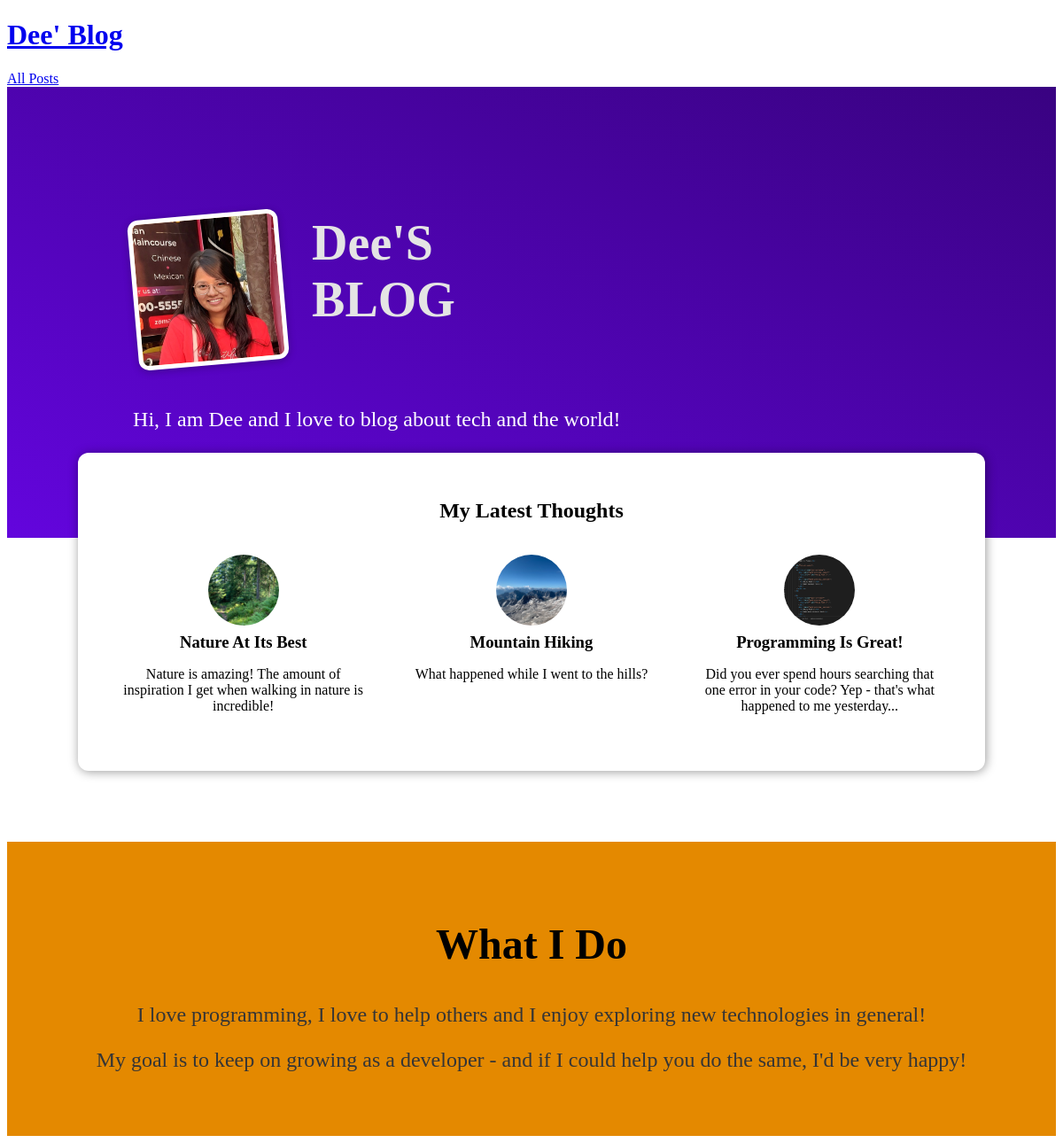
The page / on the database its author committed.
### blog/models.py (models this page shows)
class Post(models.Model):
    title = models.CharField(max_length=150)
    excerpt = models.CharField(max_length= 200)
    image_name = models.CharField(max_length=100)
    date = models.DateField(auto_now = True)
    slug = models.SlugField(unique=True, db_index = True)
    content = models.TextField(validators=[MinLengthValidator(10)])
    author = models.ForeignKey(Author, on_delete=models.SET_NULL, related_name="posts", null = True)
    tags = models.ManyToManyField(Tag)

### blog/views.py (the view)
# urls.py: path("",views.starting_page,name="starting-page"),
def starting_page(request):
    latest_posts = Post.objects.all().order_by("-date")[:3]
    return render(request, "blog/index.html", {
        "posts": latest_posts
    })

### blog/templates/blog/index.html (shortened to what this page needs)
{% extends "base.html" %}
{% load static %}
{% block css_files %}
  <link rel="stylesheet" href="{% static "blog/post.css" %}" />
  <link rel="stylesheet" href="{% static "blog/index.css" %}" />
{% endblock %}
{% block content %}
<section id="welcome">
  <header>
    <img src="{% static "blog/images/max.jpg" %}" alt="Dee - The Author Of This Blog" />
    <h2>Dee'S BLOG</h2>
  </header>
  <p>Hi, I am Dee and I love to blog about tech and the world!</p>
</section>
<section id="latest-posts">
  <h2>My Latest Thoughts</h2>
  <ul>
    {% for post in posts %}
      {% include "blog/includes/post.html" %}
    {% endfor %}
  </ul>
</section>
<section id="about">
  <h2>What I Do</h2>
  <p>
    I love programming, I love to help others and I enjoy exploring new
    technologies in general!
  </p>
  <p>
    My goal is to keep on growing as a developer - and if I could help you do
    the same, I'd be very happy!
  </p>
</section>
{% endblock %}

### templates/base.html (shortened to what this page needs)
<!DOCTYPE html>
<html lang="en">
{% load static %}
<head>
    <link rel="stylesheet" herf="{% static  "app.css" %}">
    {% block css_files %}{% endblock %}
</head>
<body>
    <header id="main-navigation">
    <h1><a href="{% url 'starting-page' %}">Dee' Blog</a></h1>
    <nav>
      <a href="{% url "posts-page"%} ">All Posts</a>
    </nav>
  </header>
    {% block content %}
    {% endblock %}
</body>
</html>

### blog/templates/blog/includes/post.html
{% load static %}
<li>
  <article class="post">
    <a href="{% url 'post-detail-page' post.slug %}">
          <img src="{% static "blog/images/"|add:post.image_name %}" alt="{{post.title}}"/>
          <div class="post__content">
            <h3>{{ post.title}}</h3>
            <p>
              {{post.excerpt}}
            </p>
          </div>
        </a>
      </article>
</li>

### blog/static/blog/post.css (style rules this page uses)
.post { display: flex; flex-direction: column; align-items: center; text-align: center; }
.post a { text-decoration: none; color: black; transition: all 0.2s ease; padding: 1rem; }
.post img { width: 5rem; height: 5rem; object-fit: cover; border-radius: 50%; }
.post h3 { margin: 0.25rem 0; }

### blog/static/blog/index.css (style rules this page uses)
#welcome { background: linear-gradient(to right top, #6305dd, #390281); padding: 6rem 12%; }
#welcome header { display: flex; align-items: flex-start; margin: 3rem auto; }
#welcome img { width: 10rem; height: 10rem; object-fit: cover; object-position: top; border: 5px solid white; border-radius: 12px; background-color: #ffe1bf; transform: rotateZ(-5deg); box-shadow: 0 2px 8px rgba(0, 0, 0, 0.25); }
#welcome h2 { font-size: 3.5rem; margin: 0 0 0 2rem; color: #e4e4e4; width: 10rem; }
#welcome p { color: white; font-size: 1.5rem; }
#latest-posts { background-color: white; padding: 2rem; border-radius: 12px; width: 60rem; margin: -6rem auto 2rem auto; box-shadow: 1px 1px 12px rgba(0, 0, 0, 0.4); }
#latest-posts h2 { text-align: center; }
#latest-posts ul { list-style: none; margin: 0; padding: 0; display: flex; gap: 1rem; }
#latest-posts li { flex: 1; }
#about { text-align: center; padding: 3rem; background-color: #e48900; margin-top: 5rem; }
#about h2 { font-size: 3rem; }
#about p { font-size: 1.5rem; color: #353535; }

### rows shown on the page
Post: image_name (picture), title "Nature At Its Best", excerpt "Nature is amazing! The amount of inspiration I get when walking in nature is incredible!"
Post: image_name (picture), title "Mountain Hiking", excerpt "What happened while I went to the hills?"
Post: image_name (picture), title "Programming Is Great!", excerpt "Did you ever spend hours searching that one error in your code? Yep - that's what happened to me yesterday..."
